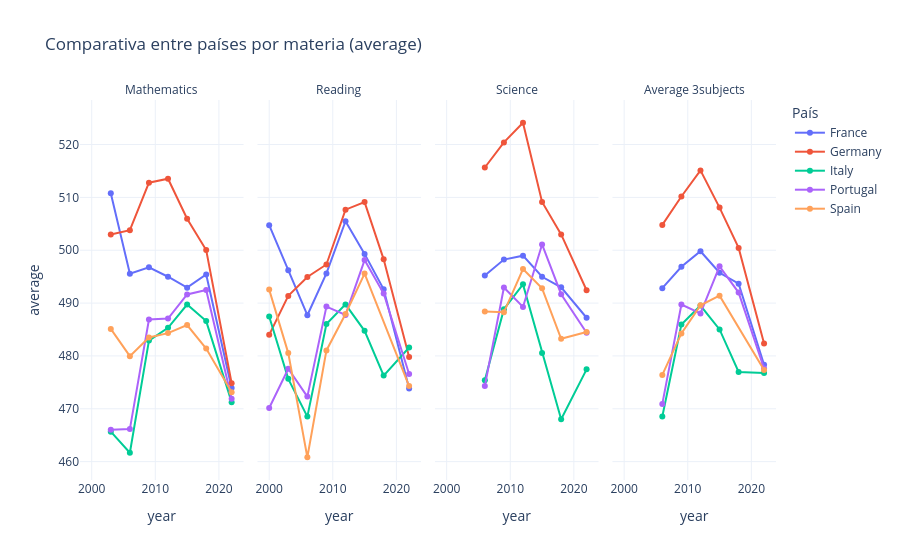

Notebook source saved alongside this figure:
### Code cell
comp_all_fig_1 = plot_comparar_paises_todas_materias(df=df_pisa_eda, paises=["Spain", "Portugal", "France", "Italy", "Germany"])
comp_all_fig_1.show()

### Figure 1 — Plotly figure (JSON) as saved in the notebook; plotly's stock layout.template omitted (floating-point values rounded to 4 significant figures)
{"data": [{"hovertemplate": "country=France<br>subject=mathematics<br>year=%{x}<br>average=%{y}<extra></extra>", "legendgroup": "France", "line": {"color": "#636EFA", "dash": "solid"}, "marker": {"symbol": "circle"}, "mode": "lines+markers", "name": "France", "orientation": "v", "showlegend": true, "type": "scatter", "x": [2003, 2006, 2009, 2012, 2015, 2018, 2022], "xaxis": "x", "y": [510.8, 495.5, 496.8, 495.0, 492.9, 495.4, 473.9], "yaxis": "y"}, {"hovertemplate": "country=Germany<br>subject=mathematics<br>year=%{x}<br>average=%{y}<extra></extra>", "legendgroup": "Germany", "line": {"color": "#EF553B", "dash": "solid"}, "marker": {"symbol": "circle"}, "mode": "lines+markers", "name": "Germany", "orientation": "v", "showlegend": true, "type": "scatter", "x": [2003, 2006, 2009, 2012, 2015, 2018, 2022], "xaxis": "x", "y": [503.0, 503.8, 512.8, 513.5, 506.0, 500.0, 474.8], "yaxis": "y"}, {"hovertemplate": "country=Italy<br>subject=mathematics<br>year=%{x}<br>average=%{y}<extra></extra>", "legendgroup": "Italy", "line": {"color": "#00CC96", "dash": "solid"}, "marker": {"symbol": "circle"}, "mode": "lines+markers", "name": "Italy", "orientation": "v", "showlegend": true, "type": "scatter", "x": [2003, 2006, 2009, 2012, 2015, 2018, 2022], "xaxis": "x", "y": [465.7, 461.7, 482.9, 485.3, 489.7, 486.6, 471.3], "yaxis": "y"}, {"hovertemplate": "country=Portugal<br>subject=mathematics<br>year=%{x}<br>average=%{y}<extra></extra>", "legendgroup": "Portugal", "line": {"color": "#AB63FA", "dash": "solid"}, "marker": {"symbol": "circle"}, "mode": "lines+markers", "name": "Portugal", "orientation": "v", "showlegend": true, "type": "scatter", "x": [2003, 2006, 2009, 2012, 2015, 2018, 2022], "xaxis": "x", "y": [466.0, 466.2, 486.9, 487.1, 491.6, 492.5, 471.9], "yaxis": "y"}, {"hovertemplate": "country=Spain<br>subject=mathematics<br>year=%{x}<br>average=%{y}<extra></extra>", "legendgroup": "Spain", "line": {"color": "#FFA15A", "dash": "solid"}, "marker": {"symbol": "circle"}, "mode": "lines+markers", "name": "Spain", "orientation": "v", "showlegend": true, "type": "scatter", "x": [2003, 2006, 2009, 2012, 2015, 2018, 2022], "xaxis": "x", "y": [485.1, 480.0, 483.5, 484.3, 485.8, 481.4, 473.1], "yaxis": "y"}, {"hovertemplate": "country=France<br>subject=reading<br>year=%{x}<br>average=%{y}<extra></extra>", "legendgroup": "France", "line": {"color": "#636EFA", "dash": "solid"}, "marker": {"symbol": "circle"}, "mode": "lines+markers", "name": "France", "orientation": "v", "showlegend": false, "type": "scatter", "x": [2000, 2003, 2006, 2009, 2012, 2015, 2018, 2022], "xaxis": "x2", "y": [504.7, 496.2, 487.7, 495.6, 505.5, 499.3, 492.6, 473.9], "yaxis": "y2"}, {"hovertemplate": "country=Germany<br>subject=reading<br>year=%{x}<br>average=%{y}<extra></extra>", "legendgroup": "Germany", "line": {"color": "#EF553B", "dash": "solid"}, "marker": {"symbol": "circle"}, "mode": "lines+markers", "name": "Germany", "orientation": "v", "showlegend": false, "type": "scatter", "x": [2000, 2003, 2006, 2009, 2012, 2015, 2018, 2022], "xaxis": "x2", "y": [484.0, 491.4, 494.9, 497.3, 507.7, 509.1, 498.3, 479.8], "yaxis": "y2"}, {"hovertemplate": "country=Italy<br>subject=reading<br>year=%{x}<br>average=%{y}<extra></extra>", "legendgroup": "Italy", "line": {"color": "#00CC96", "dash": "solid"}, "marker": {"symbol": "circle"}, "mode": "lines+markers", "name": "Italy", "orientation": "v", "showlegend": false, "type": "scatter", "x": [2000, 2003, 2006, 2009, 2012, 2015, 2018, 2022], "xaxis": "x2", "y": [487.5, 475.7, 468.5, 486.1, 489.8, 484.8, 476.3, 481.6], "yaxis": "y2"}, {"hovertemplate": "country=Portugal<br>subject=reading<br>year=%{x}<br>average=%{y}<extra></extra>", "legendgroup": "Portugal", "line": {"color": "#AB63FA", "dash": "solid"}, "marker": {"symbol": "circle"}, "mode": "lines+markers", "name": "Portugal", "orientation": "v", "showlegend": false, "type": "scatter", "x": [2000, 2003, 2006, 2009, 2012, 2015, 2018, 2022], "xaxis": "x2", "y": [470.2, 477.6, 472.3, 489.3, 487.8, 498.1, 491.8, 476.6], "yaxis": "y2"}, {"hovertemplate": "country=Spain<br>subject=reading<br>year=%{x}<br>average=%{y}<extra></extra>", "legendgroup": "Spain", "line": {"color": "#FFA15A", "dash": "solid"}, "marker": {"symbol": "circle"}, "mode": "lines+markers", "name": "Spain", "orientation": "v", "showlegend": false, "type": "scatter", "x": [2000, 2003, 2006, 2009, 2012, 2015, 2022], "xaxis": "x2", "y": [492.6, 480.5, 460.8, 481.0, 487.9, 495.6, 474.3], "yaxis": "y2"}, {"hovertemplate": "country=France<br>subject=science<br>year=%{x}<br>average=%{y}<extra></extra>", "legendgroup": "France", "line": {"color": "#636EFA", "dash": "solid"}, "marker": {"symbol": "circle"}, "mode": "lines+markers", "name": "France", "orientation": "v", "showlegend": false, "type": "scatter", "x": [2006, 2009, 2012, 2015, 2018, 2022], "xaxis": "x3", "y": [495.2, 498.2, 499.0, 495.0, 493.0, 487.2], "yaxis": "y3"}, {"hovertemplate": "country=Germany<br>subject=science<br>year=%{x}<br>average=%{y}<extra></extra>", "legendgroup": "Germany", "line": {"color": "#EF553B", "dash": "solid"}, "marker": {"symbol": "circle"}, "mode": "lines+markers", "name": "Germany", "orientation": "v", "showlegend": false, "type": "scatter", "x": [2006, 2009, 2012, 2015, 2018, 2022], "xaxis": "x3", "y": [515.6, 520.4, 524.1, 509.1, 503.0, 492.4], "yaxis": "y3"}, {"hovertemplate": "country=Italy<br>subject=science<br>year=%{x}<br>average=%{y}<extra></extra>", "legendgroup": "Italy", "line": {"color": "#00CC96", "dash": "solid"}, "marker": {"symbol": "circle"}, "mode": "lines+markers", "name": "Italy", "orientation": "v", "showlegend": false, "type": "scatter", "x": [2006, 2009, 2012, 2015, 2018, 2022], "xaxis": "x3", "y": [475.4, 488.8, 493.5, 480.5, 468.0, 477.5], "yaxis": "y3"}, {"hovertemplate": "country=Portugal<br>subject=science<br>year=%{x}<br>average=%{y}<extra></extra>", "legendgroup": "Portugal", "line": {"color": "#AB63FA", "dash": "solid"}, "marker": {"symbol": "circle"}, "mode": "lines+markers", "name": "Portugal", "orientation": "v", "showlegend": false, "type": "scatter", "x": [2006, 2009, 2012, 2015, 2018, 2022], "xaxis": "x3", "y": [474.3, 492.9, 489.3, 501.1, 491.7, 484.4], "yaxis": "y3"}, {"hovertemplate": "country=Spain<br>subject=science<br>year=%{x}<br>average=%{y}<extra></extra>", "legendgroup": "Spain", "line": {"color": "#FFA15A", "dash": "solid"}, "marker": {"symbol": "circle"}, "mode": "lines+markers", "name": "Spain", "orientation": "v", "showlegend": false, "type": "scatter", "x": [2006, 2009, 2012, 2015, 2018, 2022], "xaxis": "x3", "y": [488.4, 488.3, 496.4, 492.8, 483.3, 484.5], "yaxis": "y3"}, {"hovertemplate": "country=France<br>subject=average_3subjects<br>year=%{x}<br>average=%{y}<extra></extra>", "legendgroup": "France", "line": {"color": "#636EFA", "dash": "solid"}, "marker": {"symbol": "circle"}, "mode": "lines+markers", "name": "France", "orientation": "v", "showlegend": false, "type": "scatter", "x": [2006, 2009, 2012, 2015, 2018, 2022], "xaxis": "x4", "y": [492.8, 496.9, 499.8, 495.7, 493.7, 478.3], "yaxis": "y4"}, {"hovertemplate": "country=Germany<br>subject=average_3subjects<br>year=%{x}<br>average=%{y}<extra></extra>", "legendgroup": "Germany", "line": {"color": "#EF553B", "dash": "solid"}, "marker": {"symbol": "circle"}, "mode": "lines+markers", "name": "Germany", "orientation": "v", "showlegend": false, "type": "scatter", "x": [2006, 2009, 2012, 2015, 2018, 2022], "xaxis": "x4", "y": [504.8, 510.2, 515.1, 508.1, 500.4, 482.3], "yaxis": "y4"}, {"hovertemplate": "country=Italy<br>subject=average_3subjects<br>year=%{x}<br>average=%{y}<extra></extra>", "legendgroup": "Italy", "line": {"color": "#00CC96", "dash": "solid"}, "marker": {"symbol": "circle"}, "mode": "lines+markers", "name": "Italy", "orientation": "v", "showlegend": false, "type": "scatter", "x": [2006, 2009, 2012, 2015, 2018, 2022], "xaxis": "x4", "y": [468.5, 485.9, 489.5, 485.0, 477.0, 476.8], "yaxis": "y4"}, {"hovertemplate": "country=Portugal<br>subject=average_3subjects<br>year=%{x}<br>average=%{y}<extra></extra>", "legendgroup": "Portugal", "line": {"color": "#AB63FA", "dash": "solid"}, "marker": {"symbol": "circle"}, "mode": "lines+markers", "name": "Portugal", "orientation": "v", "showlegend": false, "type": "scatter", "x": [2006, 2009, 2012, 2015, 2018, 2022], "xaxis": "x4", "y": [470.9, 489.7, 488.0, 497.0, 492.0, 477.6], "yaxis": "y4"}, {"hovertemplate": "country=Spain<br>subject=average_3subjects<br>year=%{x}<br>average=%{y}<extra></extra>", "legendgroup": "Spain", "line": {"color": "#FFA15A", "dash": "solid"}, "marker": {"symbol": "circle"}, "mode": "lines+markers", "name": "Spain", "orientation": "v", "showlegend": false, "type": "scatter", "x": [2006, 2009, 2012, 2015, 2022], "xaxis": "x4", "y": [476.4, 484.3, 489.6, 491.4, 477.3], "yaxis": "y4"}], "layout": {"annotations": [{"font": {}, "showarrow": false, "text": "Mathematics", "x": 0.1175, "xanchor": "center", "xref": "paper", "y": 1, "yanchor": "bottom", "yref": "paper"}, {"font": {}, "showarrow": false, "text": "Reading", "x": 0.3725, "xanchor": "center", "xref": "paper", "y": 1, "yanchor": "bottom", "yref": "paper"}, {"font": {}, "showarrow": false, "text": "Science", "x": 0.6275, "xanchor": "center", "xref": "paper", "y": 1, "yanchor": "bottom", "yref": "paper"}, {"font": {}, "showarrow": false, "text": "Average 3subjects", "x": 0.8825, "xanchor": "center", "xref": "paper", "y": 1, "yanchor": "bottom", "yref": "paper"}], "hovermode": "x unified", "legend": {"title": {"text": "País"}, "tracegroupgap": 0}, "title": {"text": "Comparativa entre países por materia (average)"}, "xaxis": {"anchor": "y", "domain": [0, 0.235], "title": {"text": "year"}}, "xaxis2": {"anchor": "y2", "domain": [0.255, 0.49], "matches": "x", "title": {"text": "year"}}, "xaxis3": {"anchor": "y3", "domain": [0.51, 0.745], "matches": "x", "title": {"text": "year"}}, "xaxis4": {"anchor": "y4", "domain": [0.765, 1.0], "matches": "x", "title": {"text": "year"}}, "yaxis": {"anchor": "x", "domain": [0, 1], "title": {"text": "average"}}, "yaxis2": {"anchor": "x2", "domain": [0, 1], "matches": "y", "showticklabels": false}, "yaxis3": {"anchor": "x3", "domain": [0, 1], "matches": "y", "showticklabels": false}, "yaxis4": {"anchor": "x4", "domain": [0, 1], "matches": "y", "showticklabels": false}}}
